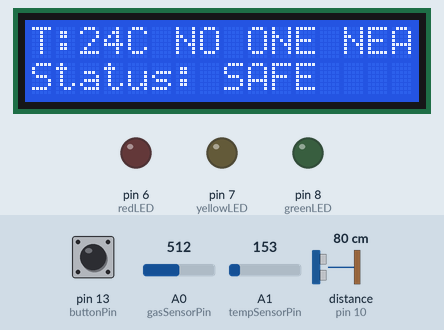
A sketch run on a simulated Arduino Uno, built with avr-gcc and run on an emulated ATmega328P. Shown: 16×2 character LCD, output pins drawn as LEDs (lit = HIGH). Wiring (inferred from the names in the program): ultrasonic range finder: trigger pin 9; echo pin 10. Inputs (shaded band) come from the test bench; at power-on: pin 13 (buttonPin) HIGH, distance to the obstacle (sensor on pin 10) 80 cm, A0 (gasSensorPin) = 512, A1 (tempSensorPin) = 153. The echo pulse lasts 58.3 µs per cm; pins used as bus, display or sensor lines are not drawn; what the sketch prints to the serial monitor is not drawn.

Above: at 3.2 s.
3.3 s: pin 13 (buttonPin) pulled LOW for 2.75 s
At 5.0 s:
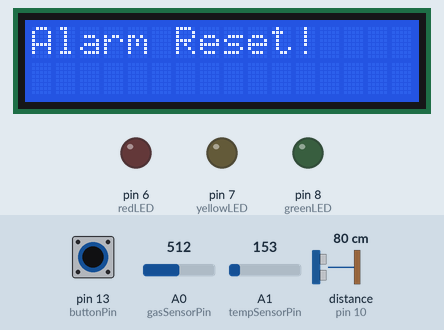
7.5 s: distance to the obstacle (sensor on pin 10) set to 56 cm
10.7 s: distance to the obstacle (sensor on pin 10) set to 46 cm
At 13.9 s:
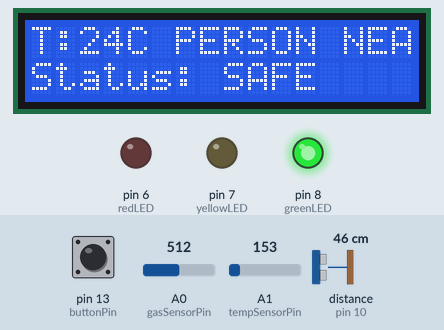
14.2 s: A0 (gasSensorPin) set to 539
17.4 s: A0 (gasSensorPin) set to 564
At 18.3 s:
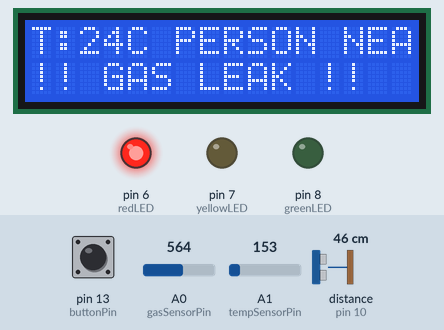
20.6 s: A1 (tempSensorPin) set to 190
At 22.7 s:
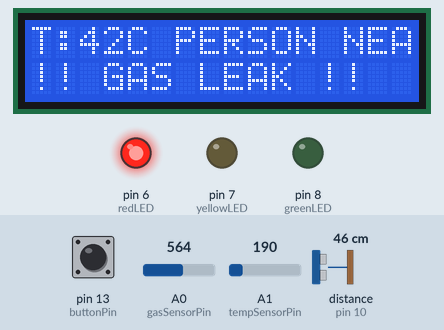
23.8 s: A1 (tempSensorPin) set to 220
At 26.0 s:
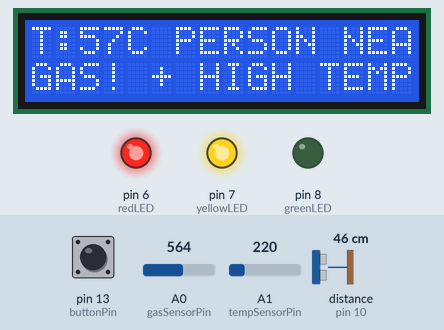
Timing chart, 0 to 27.5 s (numbered marks = the images above; inputs shaded):
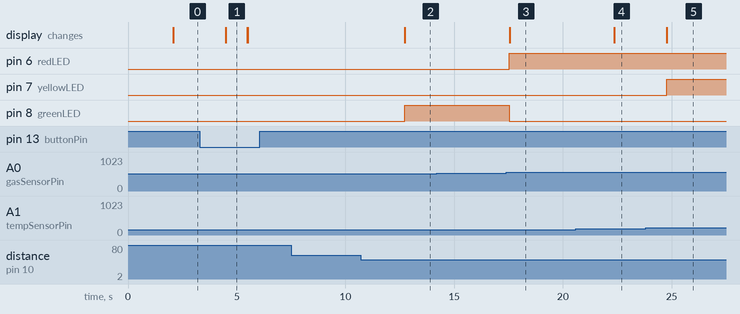

Measured:
- the behaviour switches between 51 and 50 cm on distance to the obstacle (sensor on pin 10) (found by bisection; images 1 and 2)
- the behaviour switches between 549 and 550 on A0 (gasSensorPin) (found by bisection; images 2 and 3)
- the behaviour switches between 204 and 205 on A1 (tempSensorPin) (found by bisection; images 4 and 5)
- after the input at 3.3 s, the display: changes after 1.2 s (image 1)
- after the input at 7.5 s, every drawn part: stays the same
- after the input at 10.7 s, pin 8 (greenLED): LOW → HIGH after 2.0 s; the display: changes after 2.0 s (image 2)
- after the input at 14.2 s, every drawn part: stays the same
- after the input at 17.4 s, pin 6 (redLED): LOW → HIGH after 0.14 s; pin 8 (greenLED): HIGH → LOW after 0.14 s; the display: changes after 0.15 s (image 3)
- after the input at 20.6 s, the display: changes after 1.8 s (image 4)
- after the input at 23.8 s, pin 7 (yellowLED): LOW → HIGH after 0.97 s; the display: changes after 0.98 s (image 5)

The sketch:

smart_kitchen_safety_system1.ino
```cpp
#include <LiquidCrystal.h>

// LCD pin setup
LiquidCrystal lcd(12, 11, 5, 4, 3, 2);

// LED pins
const int redLED    = 6;   // Gas alert
const int yellowLED = 7;   // Heat alert
const int greenLED  = 8;   // Person present

// Sensor pins
const int gasSensorPin  = A0;
const int tempSensorPin = A1;
const int trigPin       = 9;
const int echoPin       = 10;
const int buttonPin     = 13;

// Thresholds
const int   GAS_THRESHOLD  = 550;
const float TEMP_THRESHOLD = 50.0;
const float PRESENCE_DIST  = 50.0; // cm

// State
bool alarmActive = false;

void setup() {
  pinMode(redLED,    OUTPUT);
  pinMode(yellowLED, OUTPUT);
  pinMode(greenLED,  OUTPUT);
  pinMode(trigPin,   OUTPUT);
  pinMode(echoPin,   INPUT);
  pinMode(buttonPin, INPUT_PULLUP);

  Serial.begin(9600);
  lcd.begin(16, 2);

  lcd.setCursor(0, 0);
  lcd.print("Kitchen Monitor");
  lcd.setCursor(0, 1);
  lcd.print("  Initializing..");
  delay(2000);
  lcd.clear();
}

// --- Ultrasonic distance read ---
float getDistance() {
  digitalWrite(trigPin, LOW);
  delayMicroseconds(2);
  digitalWrite(trigPin, HIGH);
  delayMicroseconds(10);
  digitalWrite(trigPin, LOW);
  long duration = pulseIn(echoPin, HIGH);
  return duration * 0.034 / 2.0;
}

// --- Temperature read ---
float getTemperature() {
  int reading = analogRead(tempSensorPin);
  float voltage = reading * 5.0 / 1024.0;
  return (voltage - 0.5) * 100.0;
}

void allLEDsOff() {
  digitalWrite(redLED,    LOW);
  digitalWrite(yellowLED, LOW);
  digitalWrite(greenLED,  LOW);
}

void loop() {
  // --- Button: Reset alarm ---
  if (digitalRead(buttonPin) == LOW) {
    alarmActive = false;
    allLEDsOff();
    lcd.clear();
    lcd.setCursor(0, 0);
    lcd.print("Alarm Reset!    ");
    delay(1000);
    lcd.clear();
  }

  // --- Read sensors ---
  int   gasVal  = analogRead(gasSensorPin);
  float tempC   = getTemperature();
  float distCm  = getDistance();

  bool gasDetected  = (gasVal >= GAS_THRESHOLD);
  bool highTemp     = (tempC  >= TEMP_THRESHOLD);
  bool personNear   = (distCm <= PRESENCE_DIST && distCm > 0);

  // --- Serial monitor (debug) ---
  Serial.print("Gas: ");   Serial.print(gasVal);
  Serial.print(" | Temp: "); Serial.print(tempC);
  Serial.print(" C | Dist: "); Serial.print(distCm);
  Serial.println(" cm");

  // --- LED logic ---
  if (gasDetected) {
    alarmActive = true;
    digitalWrite(redLED, HIGH);
  } else {
    digitalWrite(redLED, LOW);
  }

  if (highTemp) {
    alarmActive = true;
    digitalWrite(yellowLED, HIGH);
  } else {
    digitalWrite(yellowLED, LOW);
  }

  if (personNear && !gasDetected && !highTemp) {
  digitalWrite(greenLED, HIGH);
	} else {
  digitalWrite(greenLED, LOW);
  }

  // --- LCD Display ---
  // Line 1: Temperature + Person presence
  lcd.setCursor(0, 0);
  lcd.print("T:");
  lcd.print((int)tempC);
  lcd.print("C ");
  lcd.print(personNear ? "PERSON NEAR " : "NO ONE NEAR ");

  // Line 2: Gas status or alert
  lcd.setCursor(0, 1);
  if (gasDetected && highTemp) {
    lcd.print("GAS! + HIGH TEMP");
  } else if (gasDetected) {
    lcd.print("!! GAS LEAK !!  ");
  } else if (highTemp) {
    lcd.print("!! HIGH TEMP !! ");
  } else {
    lcd.print("Status: SAFE    ");
  }

  delay(2400);
}
```
